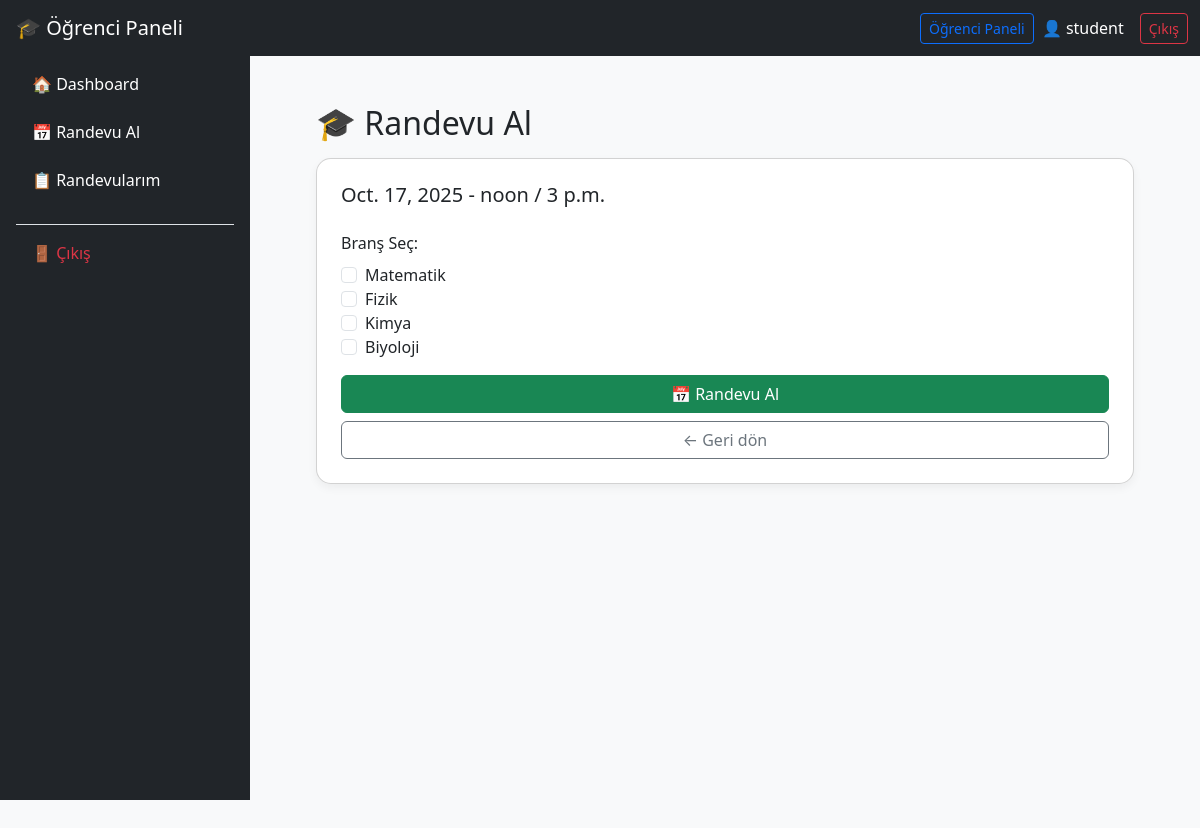
Screenshot of /appointments/book/1/ (signed in) with the database file from the repository.
### users/models.py (models this page shows, shortened)
class User(AbstractUser):
    role = models.ForeignKey(Role, on_delete=models.CASCADE, null=True, blank=True)

### appointments/models.py (models this page shows, shortened)
class Availability(models.Model):
    admin = models.ForeignKey(
        User,
        on_delete=models.CASCADE,
        limit_choices_to={'role__name': 'Admin'},
        related_name='availabilities'
    )
    date = models.DateField()
    start_time = models.TimeField()
    end_time = models.TimeField()
    quota = models.PositiveIntegerField()
    note = models.TextField(blank=True, null=True)

class Branch(models.Model):
    name = models.CharField(max_length=100)

### appointments/views.py (the view, shortened to what this page needs)
# urls.py: path('book/<int:availability_id>/', views.book_appointment, name='book_appointment'),
@login_required
def book_appointment(request, availability_id):
    availability = get_object_or_404(Availability, id=availability_id)
    branches = Branch.objects.all()
    student = request.user
    now = timezone.localtime()
    window_start = now + timedelta(hours=1)
    window_end = now + timedelta(hours=20)
    availability_start_dt = timezone.make_aware(
        datetime.combine(availability.date, availability.start_time),
        timezone.get_current_timezone()
    )
    if not (window_start <= availability_start_dt <= window_end):
        return render(request, 'appointments/book_appointment.html', {
            'availability': availability,
            'branches': branches,
            'error_message': 'Bu zaman dilimi için randevuya şu an izin verilmiyor. (1-20 saat penceresi)'
        })
    return render(request, 'appointments/book_appointment.html', {
        'availability': availability,
        'branches': branches
    })

### appointments/templates/appointments/book_appointment.html (shortened to what this page needs)
{% extends 'appointments/base_student.html' %}
{% block student_content %}
<h2 class="mb-3">🎓 Randevu Al</h2>
<div class="card p-4">
    <h5>{{ availability.date }} - {{ availability.start_time }} / {{ availability.end_time }}</h5>
    <form method="POST" class="mt-3" id="appointmentForm">
        <div class="mb-3">
            <label class="form-label">Branş Seç:</label>
            <div class="form-check">
                {% for branch in branches %}
                <input type="checkbox" class="form-check-input" name="branches" value="{{ branch.id }}" id="branch{{ branch.id }}">
                <label for="branch{{ branch.id }}" class="form-check-label">{{ branch.name }}</label><br>
                {% endfor %}
            </div>
        </div>
        <button type="submit" class="btn btn-success w-100" id="submitBtn">
            <span id="btnText">📅 Randevu Al</span>
        </button>
    </form>
    <a href="{% url 'availability_list' %}" class="btn btn-outline-secondary w-100 mt-2">← Geri dön</a>
</div>
{% endblock %}

### appointments/templates/appointments/base.html (shortened to what this page needs)
<!DOCTYPE html>
<html lang="tr">
<head>
    <link href="https://cdn.jsdelivr.net/npm/bootstrap@5.3.2/dist/css/bootstrap.min.css" rel="stylesheet">
</head>
<body>
<nav class="navbar navbar-expand-lg navbar-dark bg-dark mb-4">
    <div class="container-fluid">
        <a class="navbar-brand"
           href="{% if user.is_authenticated and user.role.name == 'Admin' %}
                    {% url 'admin_dashboard' %}
                  {% elif user.is_authenticated %}
                    {% url 'student_dashboard' %}
                  {% else %}
                    {% url 'login' %}
                  {% endif %}">
        </a>
        <div class="collapse navbar-collapse justify-content-end" id="navbarNav">
            {% if user.is_authenticated %}
            <div class="d-flex align-items-center">
                {% if user.role.name == 'Admin' %}
                <a href="{% url 'admin_dashboard' %}" class="btn btn-outline-warning btn-sm me-2">Admin Paneli</a>
                {% else %}
                <a href="{% url 'student_dashboard' %}" class="btn btn-outline-primary btn-sm me-2">Öğrenci Paneli</a>
                {% endif %}
                <span class="text-white me-3">👤 {{ user.username }}</span>
                <button onclick="confirmLogout()" class="btn btn-outline-danger btn-sm">Çıkış</button>            </div>
            {% endif %}
        </div>
    </div>
</nav>
<div class="container mt-4">
    {% block content %}{% endblock %}
</div>
</body>
</html>

### appointments/templates/appointments/base.html (style rules this page uses)
body { background-color: #f8f9fa; }
.navbar-brand { font-weight: bold; letter-spacing: 0.5px; }
.card { border-radius: 15px; box-shadow: 0 4px 10px rgba(0,0,0,0.05); }

### rows the page displays
User: username "student"
Availability: date "Oct. 17, 2025", start_time "noon", end_time "3 p.m."
Branch: name "Matematik"
Branch: name "Fizik"
Branch: name "Kimya"
Branch: name "Biyoloji"
